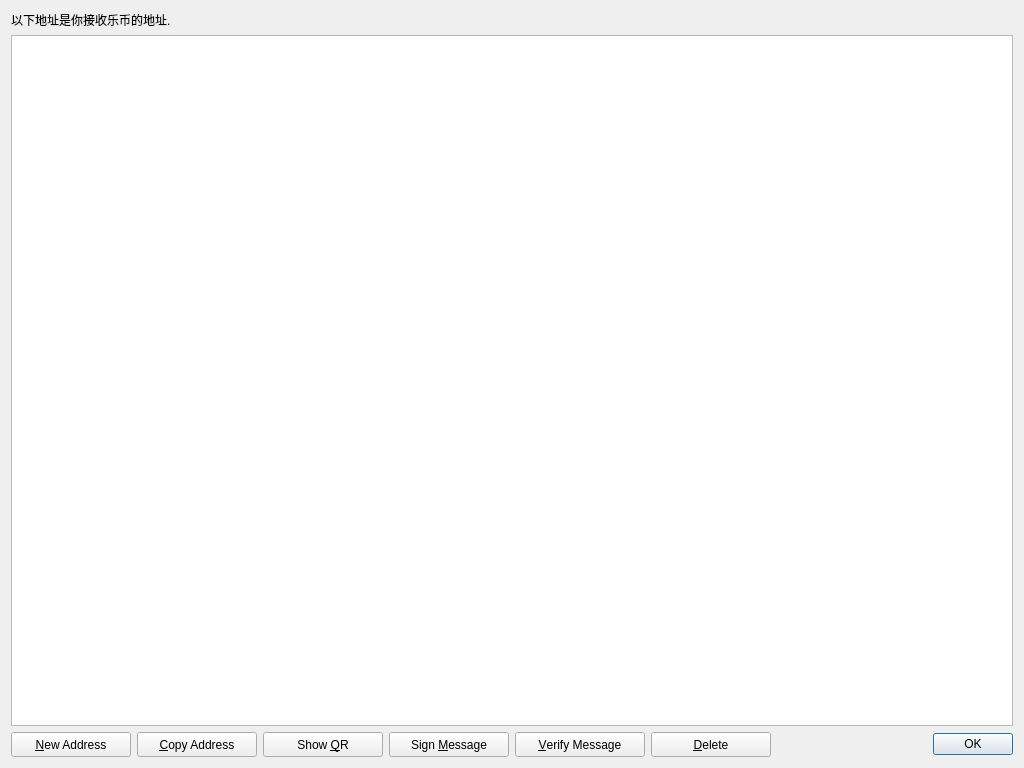
<?xml version="1.0" encoding="UTF-8"?>
<ui version="4.0">
 <class>AddressBookPage</class>
 <widget class="QWidget" name="AddressBookPage">
  <property name="geometry">
   <rect>
    <x>0</x>
    <y>0</y>
    <width>1024</width>
    <height>768</height>
   </rect>
  </property>
  <property name="windowTitle">
   <string>Address Book</string>
  </property>
  <layout class="QVBoxLayout" name="verticalLayout">
   <item>
    <widget class="QLabel" name="labelExplanation">
     <property name="text">
      <string>&lt;html&gt;&lt;head/&gt;&lt;body&gt;&lt;p&gt;&lt;img src=&quot;:/icons/transaction_conflicted&quot;/&gt; 以下地址是你接收乐币的地址.&lt;/p&gt;&lt;/body&gt;&lt;/html&gt;</string>
     </property>
     <property name="textFormat">
      <enum>Qt::AutoText</enum>
     </property>
     <property name="wordWrap">
      <bool>true</bool>
     </property>
     <property name="textInteractionFlags">
      <set>Qt::NoTextInteraction</set>
     </property>
    </widget>
   </item>
   <item>
    <widget class="QTableView" name="tableView">
     <property name="contextMenuPolicy">
      <enum>Qt::CustomContextMenu</enum>
     </property>
     <property name="toolTip">
      <string>Double-click to edit address or label</string>
     </property>
     <property name="tabKeyNavigation">
      <bool>false</bool>
     </property>
     <property name="alternatingRowColors">
      <bool>true</bool>
     </property>
     <property name="selectionMode">
      <enum>QAbstractItemView::SingleSelection</enum>
     </property>
     <property name="selectionBehavior">
      <enum>QAbstractItemView::SelectRows</enum>
     </property>
     <property name="sortingEnabled">
      <bool>true</bool>
     </property>
     <attribute name="horizontalHeaderHighlightSections">
      <bool>false</bool>
     </attribute>
     <attribute name="verticalHeaderVisible">
      <bool>false</bool>
     </attribute>
     <attribute name="verticalHeaderHighlightSections">
      <bool>false</bool>
     </attribute>
    </widget>
   </item>
   <item>
    <layout class="QHBoxLayout" name="horizontalLayout">
     <item>
      <widget class="QPushButton" name="newAddressButton">
       <property name="minimumSize">
        <size>
         <width>120</width>
         <height>25</height>
        </size>
       </property>
       <property name="toolTip">
        <string>Create a new address</string>
       </property>
       <property name="text">
        <string>&amp;New Address</string>
       </property>
       <property name="icon">
        <iconset resource="../bitcoin.qrc">
         <normaloff>:/icons/add</normaloff>:/icons/add</iconset>
       </property>
       <property name="iconSize">
        <size>
         <width>12</width>
         <height>12</height>
        </size>
       </property>
      </widget>
     </item>
     <item>
      <widget class="QPushButton" name="copyToClipboard">
       <property name="minimumSize">
        <size>
         <width>120</width>
         <height>25</height>
        </size>
       </property>
       <property name="toolTip">
        <string>Copy the currently selected address to the system clipboard</string>
       </property>
       <property name="text">
        <string>&amp;Copy Address</string>
       </property>
       <property name="icon">
        <iconset resource="../bitcoin.qrc">
         <normaloff>:/icons/editcopy</normaloff>:/icons/editcopy</iconset>
       </property>
       <property name="iconSize">
        <size>
         <width>12</width>
         <height>12</height>
        </size>
       </property>
      </widget>
     </item>
     <item>
      <widget class="QPushButton" name="showQRCode">
       <property name="minimumSize">
        <size>
         <width>120</width>
         <height>25</height>
        </size>
       </property>
       <property name="toolTip">
        <string>Generate a QR code for the address</string>
       </property>
       <property name="text">
        <string>Show &amp;QR</string>
       </property>
       <property name="icon">
        <iconset resource="../bitcoin.qrc">
         <normaloff>:/icons/qrcode</normaloff>:/icons/qrcode</iconset>
       </property>
       <property name="iconSize">
        <size>
         <width>14</width>
         <height>14</height>
        </size>
       </property>
      </widget>
     </item>
     <item>
      <widget class="QPushButton" name="signMessage">
       <property name="minimumSize">
        <size>
         <width>120</width>
         <height>25</height>
        </size>
       </property>
       <property name="toolTip">
        <string>Sign a message to prove you own a LeCoin address</string>
       </property>
       <property name="text">
        <string>Sign &amp;Message</string>
       </property>
       <property name="icon">
        <iconset resource="../bitcoin.qrc">
         <normaloff>:/icons/editButton</normaloff>:/icons/editButton</iconset>
       </property>
       <property name="iconSize">
        <size>
         <width>12</width>
         <height>12</height>
        </size>
       </property>
      </widget>
     </item>
     <item>
      <widget class="QPushButton" name="verifyMessage">
       <property name="minimumSize">
        <size>
         <width>130</width>
         <height>25</height>
        </size>
       </property>
       <property name="toolTip">
        <string>Verify a message to ensure it was signed with a specified LeCoin address</string>
       </property>
       <property name="text">
        <string>&amp;Verify Message</string>
       </property>
       <property name="icon">
        <iconset resource="../bitcoin.qrc">
         <normaloff>:/icons/verifyButton</normaloff>:/icons/verifyButton</iconset>
       </property>
       <property name="iconSize">
        <size>
         <width>12</width>
         <height>12</height>
        </size>
       </property>
      </widget>
     </item>
     <item>
      <widget class="QPushButton" name="deleteButton">
       <property name="minimumSize">
        <size>
         <width>120</width>
         <height>25</height>
        </size>
       </property>
       <property name="toolTip">
        <string>Delete the currently selected address from the list</string>
       </property>
       <property name="text">
        <string>&amp;Delete</string>
       </property>
       <property name="icon">
        <iconset resource="../bitcoin.qrc">
         <normaloff>:/icons/remove</normaloff>:/icons/remove</iconset>
       </property>
       <property name="iconSize">
        <size>
         <width>12</width>
         <height>12</height>
        </size>
       </property>
      </widget>
     </item>
     <item>
      <spacer name="horizontalSpacer">
       <property name="orientation">
        <enum>Qt::Horizontal</enum>
       </property>
       <property name="sizeHint" stdset="0">
        <size>
         <width>40</width>
         <height>20</height>
        </size>
       </property>
      </spacer>
     </item>
     <item>
      <widget class="QDialogButtonBox" name="buttonBox">
       <property name="sizePolicy">
        <sizepolicy hsizetype="Maximum" vsizetype="Fixed">
         <horstretch>0</horstretch>
         <verstretch>0</verstretch>
        </sizepolicy>
       </property>
       <property name="standardButtons">
        <set>QDialogButtonBox::Ok</set>
       </property>
      </widget>
     </item>
    </layout>
   </item>
  </layout>
 </widget>
 <resources>
  <include location="../bitcoin.qrc"/>
 </resources>
 <connections/>
</ui>
